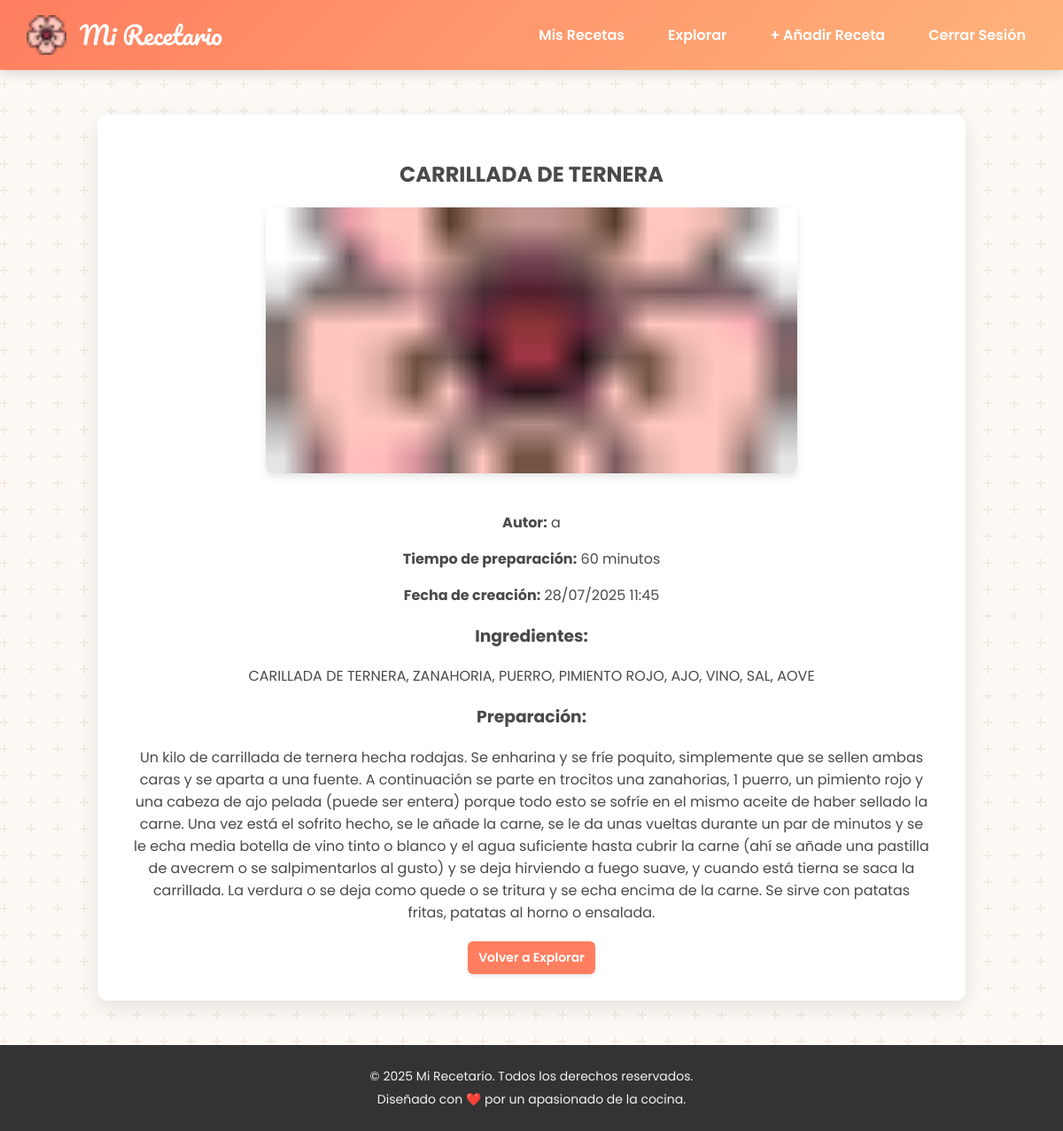
The page /view_recipe.php?id=10&explore=1 (signed in) on the database its author committed.
### tables this page shows
CREATE TABLE IF NOT EXISTS `recetas` (
  `id_receta` int NOT NULL AUTO_INCREMENT,
  `id_usuario` int NOT NULL,
  `nombre_receta` varchar(100) NOT NULL,
  `ingredientes` text NOT NULL,
  `preparacion` text NOT NULL,
  `tiempo_preparacion_minutos` int DEFAULT NULL,
  `fecha_creacion` datetime DEFAULT CURRENT_TIMESTAMP,
  `imagen_url` varchar(100) NOT NULL,
  PRIMARY KEY (`id_receta`),
  KEY `id_usuario` (`id_usuario`)
);

CREATE TABLE IF NOT EXISTS `usuarios` (
  `id_usuario` int NOT NULL AUTO_INCREMENT,
  `nombre_usuario` varchar(50) NOT NULL,
  `email` varchar(100) NOT NULL,
  `contrasena` varchar(255) NOT NULL,
  `fecha_registro` datetime DEFAULT CURRENT_TIMESTAMP,
  PRIMARY KEY (`id_usuario`),
  UNIQUE KEY `nombre_usuario` (`nombre_usuario`),
  UNIQUE KEY `email` (`email`)
);

### public/view_recipe.php (the view, shortened to what this page needs)
<?php
require_once '../includes/header.php';
require_once '../includes/db_connect.php';
$user_id = $_SESSION['user_id'];
$recipe = null;
$is_explore_mode = isset($_GET['explore']) && $_GET['explore'] == 1;
if (isset($_GET['id']) && is_numeric($_GET['id'])) {
    $id_receta = $_GET['id'];
    try {
        if ($is_explore_mode) {
            $stmt = $pdo->prepare("SELECT r.*, u.nombre_usuario AS autor FROM recetas r JOIN usuarios u ON r.id_usuario = u.id_usuario WHERE r.id_receta = ?");
            $stmt->execute([$id_receta]);
            $recipe = $stmt->fetch();
        } else {
            $stmt = $pdo->prepare("SELECT * FROM recetas WHERE id_receta = ? AND id_usuario = ?");
            $stmt->execute([$id_receta, $user_id]);
            $recipe = $stmt->fetch();
        }
    } catch (\PDOException $e) {
        error_log("Error al cargar detalle de receta: " . $e->getMessage());
        $_SESSION['message'] = '<p class="message error">Error al cargar la receta. Inténtalo de nuevo más tarde.</p>';
        header('Location: dashboard.php');
        exit();
    }
} else {
    $_SESSION['message'] = '<p class="message error">ID de receta no válido.</p>';
    header('Location: dashboard.php');
    exit();
}
?>
<div class="recipe-detail-container">
    <?php if ($recipe): ?>
        <h2><?php echo htmlspecialchars($recipe['nombre_receta']); ?></h2>
        <img src="<?= htmlspecialchars($recipe['imagen_url'] ?? 'img/flor-de-cerezo.png') ?>"
                 alt="Imagen de <?= htmlspecialchars($recipe['nombre_receta']) ?>"
                 class="recipe-image-full"
                 onerror="this.onerror=null;this.src='img/flor-de-cerezo.png';">
        <?php if (isset($recipe['autor'])): ?>
            <p><strong>Autor:</strong> <?php echo htmlspecialchars($recipe['autor']); ?></p>
        <?php endif; ?>
        <p><strong>Tiempo de preparación:</strong> <?php echo htmlspecialchars($recipe['tiempo_preparacion_minutos']); ?> minutos</p>
        <p><strong>Fecha de creación:</strong> <?php echo date('d/m/Y H:i', strtotime($recipe['fecha_creacion'])); ?></p>
        <h3>Ingredientes:</h3>
        <p><?php echo nl2br(htmlspecialchars($recipe['ingredientes'])); ?></p>
        <h3>Preparación:</h3>
        <p><?php echo nl2br(htmlspecialchars($recipe['preparacion'])); ?></p>
        <div class="detail-actions">
            <?php
            if ($is_explore_mode) {
                echo '<a href="explore_recipes.php" class="btn btn-primary">Volver a Explorar</a>';
            } else {
                echo '<a href="dashboard.php" class="btn btn-primary">Volver a mis Recetas</a>';
            }
            ?>
        </div>
    <?php endif; ?>
</div>
<?php
require_once '../includes/footer.php';
?>

### public/css/style.css (style rules this page uses)
html { box-sizing: border-box; }
*, *:before, *:after { box-sizing: inherit; }
body { font-family: 'Poppins', sans-serif; background-color: #fdfaf6; color: #4a4a4a; margin: 0; display: flex; flex-direction: column; min-height: 100vh; overflow-x: hidden; }
.container, .dashboard-container, .form-container, .recipe-detail-container, .explore-container { background-color: #ffffff; padding: 30px 40px; border-radius: 12px; box-shadow: 0 8px 25px rgba(0, 0, 0, 0.1); width: 100%; max-width: 980px; margin: 30px auto; text-align: center; }
.btn, button { background: #ff7e5f; color: white; padding: 8px 12px; border: none; border-radius: 6px; cursor: pointer; font-size: 14px; font-weight: 600; text-decoration: none; display: inline-block; transition: background-color 0.3s, transform 0.2s, box-shadow 0.3s; box-shadow: 0 2px 5px rgba(0, 0, 0, 0.1); }
.recipe-image-full { width: 100%; max-width: 600px; height: 300px; object-fit: cover; border-radius: 8px; margin-bottom: 20px; box-shadow: 0 4px 10px rgba(0, 0, 0, 0.1); }
.detail-actions { display: flex; flex-wrap: wrap; gap: 10px; margin-top: 20px; justify-content: center; }

### rows shown on the page
recetas: nombre_receta "CARRILLADA DE TERNERA", id_usuario.nombre_usuario "a", tiempo_preparacion_minutos "60", fecha_creacion "28/07/2025 11:45", ingredientes "CARILLADA DE TERNERA, ZANAHORIA, PUERRO, PIMIENTO ROJO, AJO, VINO, SAL, AOVE", preparacion "Un kilo de carrillada de ternera hecha rodajas. Se enharina y se fríe poquito, simplemente que se sellen ambas caras y se aparta a una fuente. A continuación se parte en trocitos una zanahorias, 1 puerro, un pimiento rojo y una cabeza de ajo pelada (puede ser entera) porque todo esto se sofríe en el mismo aceite de haber sellado la carne. Una vez está el sofrito hecho, se le añade la carne, se le da unas vueltas durante un par de minutos y se le echa media botella de vino tinto o blanco y el agua suficiente hasta cubrir la carne (ahí se añade una pastilla de avecrem o se salpimentarlos al gusto) y se deja hirviendo a fuego suave, y cuando está tierna se saca la carrillada. La verdura o se…"
